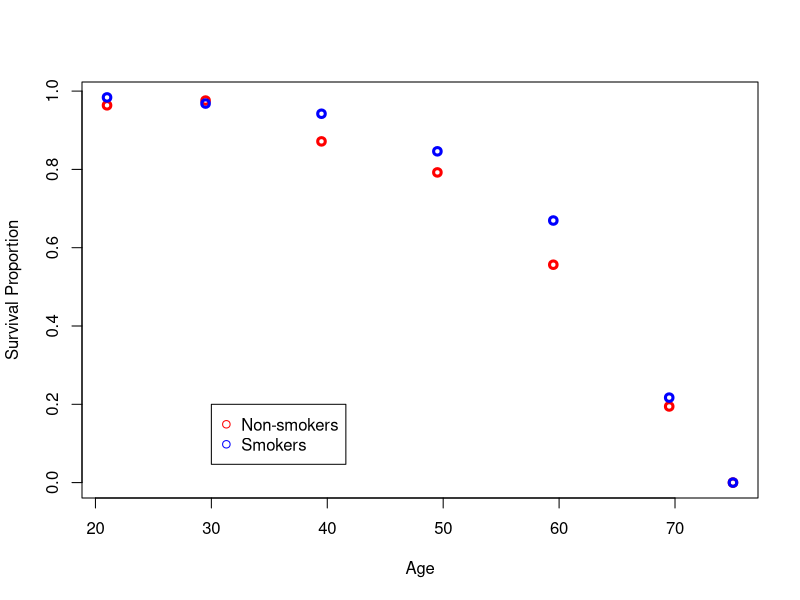
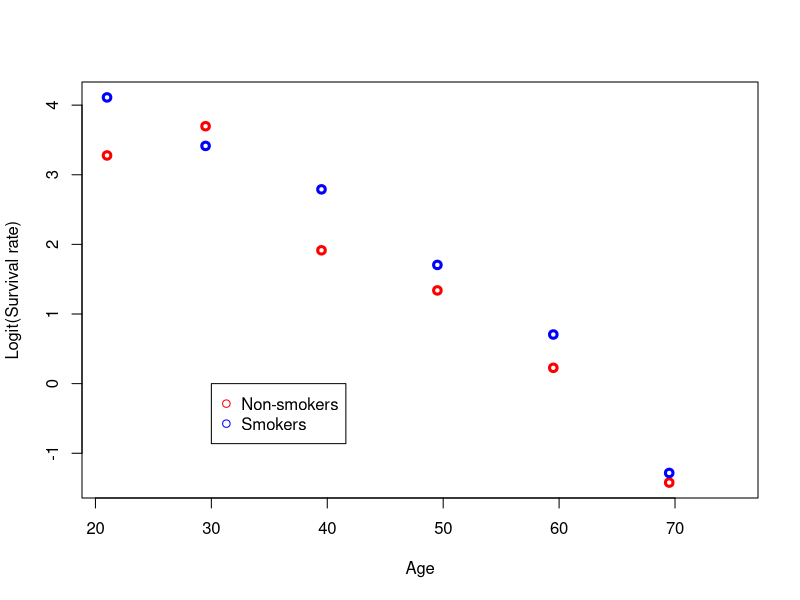
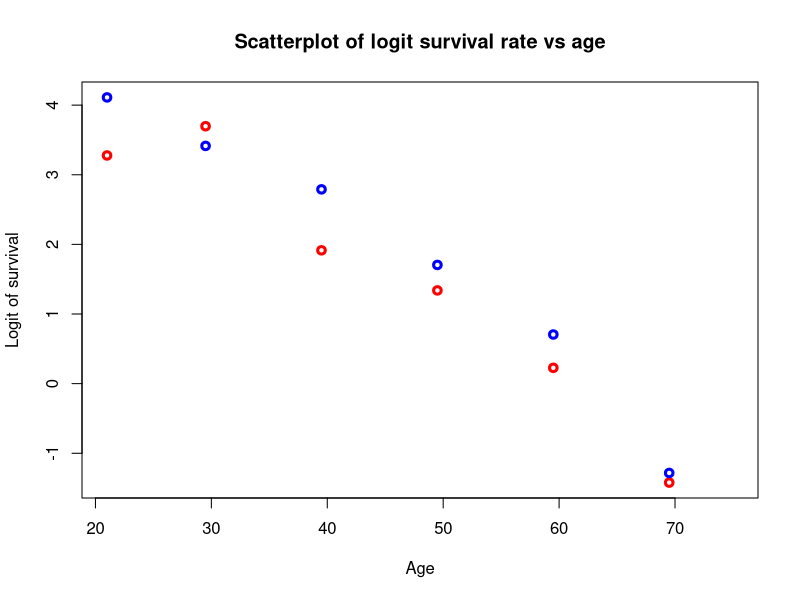
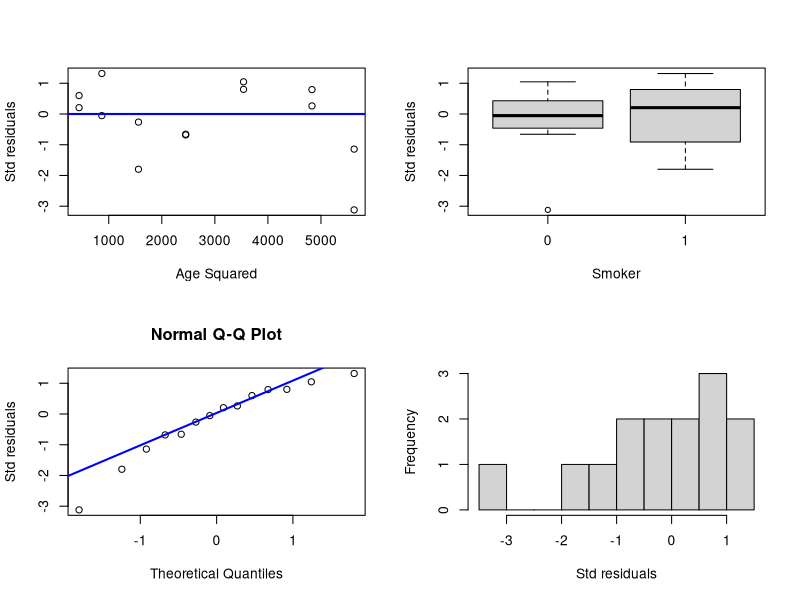
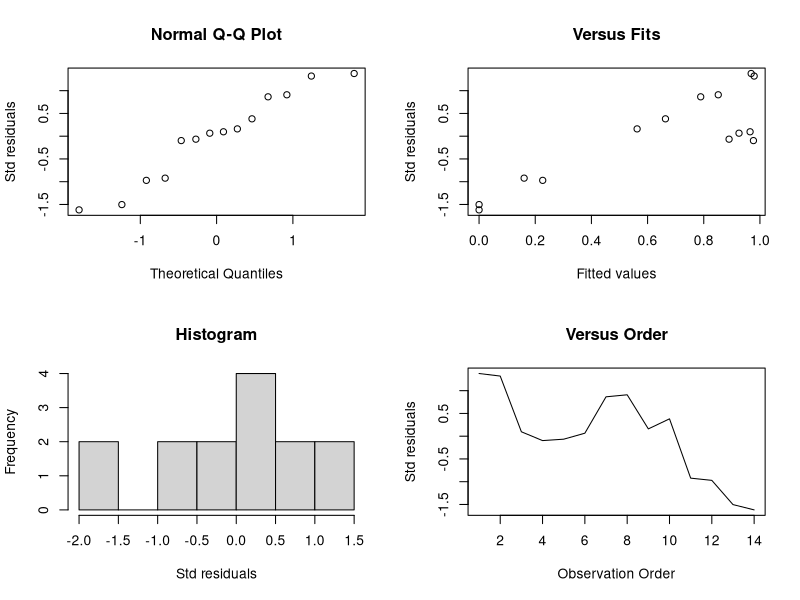

Write the R code that produced these figures, in order.
#
# News flash! Smoking makes you live longer!

## Read the data in R
smoking = read.table("CIGARETT.dat",sep="",row.names=NULL)
names(smoking) = c("Age","Smoker","Survived","At.risk")
attach(smoking)

## Plot survival proportion versus age
plot(Age,Survived/At.risk, xlab="Age", ylab="Survival Proportion", col=c("red","blue"),lwd=3)
legend(30,0.2, legend=c("Non-smokers","Smokers"),pch=1, col=c("red","blue"))

prop.survival=Survived/At.risk
plot(Age,log(prop.survival/(1-prop.survival)),col=c("red","blue"),xlab="Age", ylab="Logit(Survival rate)", lwd=3)
legend(30,0, legend=c("Non-smokers","Smokers"),pch=1, col=c("red","blue"))

## Model 1: Smoking Factor Only
smoke1 = glm(Survived/At.risk ~ Smoker, weights=At.risk, family=binomial)
summary(smoke1)
exp(coef(smoke1)[-1])
## Test for overall regression
gstat = smoke1$null.deviance - deviance(smoke1)
cbind(gstat, 1-pchisq(gstat,length(coef(smoke1))-1))
1-pchisq(smoke1$dev,smoke1$df.residual)

## Model 2: Smoking & Age Factors
smoke2 = glm(Survived/At.risk ~ Smoker + Age, weights=At.risk,family=binomial)
summary(smoke2)

## Test for overall regression
gstat = smoke2$null.deviance - deviance(smoke2)
cbind(gstat, 1-pchisq(gstat,length(coef(smoke2))-1))

## Test for GOF: Using deviance residuals
deviances2 = residuals(smoke2,type="deviance")
dev.tvalue = sum(deviances2^2)
c(dev.tvalue, 1-pchisq(dev.tvalue,11))
#OR
c(deviance(smoke2), 1-pchisq(deviance(smoke2),11))

## Test for GOF: Using Person residuals
pearres2 = residuals(smoke2,type="pearson")
pearson.tvalue = sum(pearres2^2)
c(pearson.tvalue, 1-pchisq(pearson.tvalue,11))

plot(Age,log((Survived/At.risk)/(1-Survived/At.risk)), ylab="Logit of survival",
     main="Scatterplot of logit survival rate vs age", col=c("red","blue"),lwd=3)

## Model 3: Smoking & Age, Age squared Factors
Age.squared = Age*Age
smoke3 = glm(Survived/At.risk ~ Smoker + Age + Age.squared,weights=At.risk, family=binomial)
summary(smoke3)

## Test for GOF: Using Person residuals
pearres3 = residuals(smoke3,type="pearson")
pearson = sum(pearres3^2)
c(pearson, 1-pchisq(pearson,10))
## Test for GOF: Using deviance residuals
c(deviance(smoke3), 1-pchisq(deviance(smoke3),10))

## Residual Analysis

res = resid(smoke3,type="deviance")
par(mfrow=c(2,2))
plot(Age.squared,res,ylab="Std residuals",xlab="Age Squared")
abline(0,0,col="blue",lwd=2)
boxplot(res~Smoker,ylab = "Std residuals")
qqnorm(res, ylab="Std residuals")
qqline(res,col="blue",lwd=2)
hist(res,10,xlab="Std residuals", main="")

#
 
## Model 4: Smoking & Age as categorical/qualitative variables
smoke4 = glm(Survived/At.risk ~ Smoker + factor(Age),
              weights=At.risk, family=binomial)
summary(smoke4)

gstat = smoke4$null.deviance - deviance(smoke4)
cbind(gstat, 1-pchisq(gstat,length(coef(smoke4))-1))
1-pchisq(smoke1$dev,smoke1$df.residual)
#
# The LR test for the Age effect is the difference between
# the deviance statistic for the model that includes it
# and the deviance for the model that has no Age effect.
# It is compared to a chi-squared distribution on
# k-1 degrees of freedom, where k is the number of
# Age categories (here 7-1=6).
#
agetest = deviance(smoke1)-deviance(smoke4)
cbind(agetest, 1-pchisq(agetest,6))
#
# The car library gives LR tests (and others as options) for
# glm objects as well as lm and aov objects
#
pearres4 = residuals(smoke4,type="pearson")
pearson = sum(pearres4^2)
c(pearson, 1-pchisq(pearson,6))
round(c(deviance(smoke4), 1-pchisq(deviance(smoke4),6)),2)

par(mfrow=c(2,2))
smoke4.diag = ls.diag(lsfit(model.matrix(smoke4)[,2:4],
                             Survived/At.risk))
qqnorm(smoke4.diag$std.res, ylab="Std residuals")
plot(fitted(smoke4),smoke4.diag$std.res,
     xlab="Fitted values",ylab="Std residuals",
     main="Versus Fits")
hist(smoke4.diag$std.res,10,xlab="Std residuals",
     main="Histogram")
plot(smoke4.diag$std.res,type="l",ylab="Std residuals",
     xlab="Observation Order",main="Versus Order")
#
## Model 5: Use of different link function 
smoke5 = glm(Survived/At.risk ~ Smoker + Age + Age.squared, weights=At.risk, 
family=binomial(link = probit))
summary(smoke5)
pearres5 = residuals(smoke5,type="pearson")
pearson = sum(pearres5^2)
c(pearson, 1-pchisq(pearson,10))
c(deviance(smoke5), 1-pchisq(deviance(smoke5),10))

# Simpson Paradox
# ## Relationship between smoking and age
cbind(unique(Age),smoking[Smoker==1,]$At.risk/
(smoking[Smoker==1,]$At.risk +smoking[Smoker==0,]$At.risk))


         

